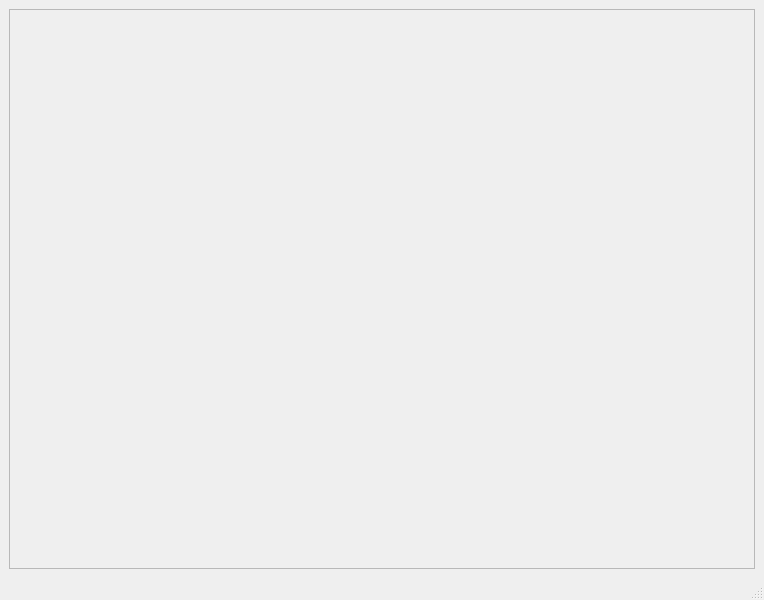
<?xml version="1.0" encoding="UTF-8"?>
<ui version="4.0">
 <class>MainWindow</class>
 <widget class="QMainWindow" name="MainWindow">
  <property name="geometry">
   <rect>
    <x>0</x>
    <y>0</y>
    <width>764</width>
    <height>600</height>
   </rect>
  </property>
  <property name="windowTitle">
   <string>MainWindow</string>
  </property>
  <widget class="QWidget" name="centralwidget">
   <layout class="QHBoxLayout" name="horizontalLayout">
    <item>
     <widget class="QGraphicsView" name="graphicsView">
      <property name="enabled">
       <bool>false</bool>
      </property>
     </widget>
    </item>
   </layout>
  </widget>
  <widget class="QMenuBar" name="menubar">
   <property name="geometry">
    <rect>
     <x>0</x>
     <y>0</y>
     <width>764</width>
     <height>25</height>
    </rect>
   </property>
  </widget>
  <widget class="QStatusBar" name="statusbar"/>
 </widget>
 <resources/>
 <connections/>
</ui>
